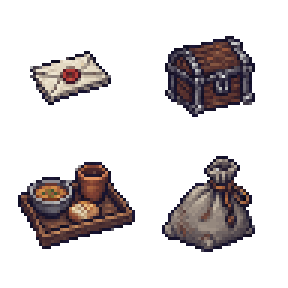
#> input picture tools/podroznicy/raw/rekwizyty_a.png, 96 x 96 px (shown 3 times larger)
$ python rekwizyty.py
#> lines starting #> are read from the running program, lines starting #| are printed output that depends on the picture; after the words box and inside, x2 and y2 are one past the last pixel; in counts of white or black regions, pixels touching at a corner belong together
### tools/npc/build_npc.py
# Builds the game sheets of one NPC from a PixelLab character (pro, 64x64, 8 directions, low top-down, made in the hero's
# style) and its "walking-8-frames" animation - the same template the hero's Hero_Walk.png was made from.
#
#   python tools/npc/build_npc.py --key Dziadek --id <pixellab character id> [options]
#
# Writes
#   img/characters/$Npc_<Key>.png       RPG Maker MZ single-character sheet: 3 x 4 cells of 64x64 (192x256).
#                                       Rows down, left, right, up; columns walk step A, STANDING, walk step B (MZ plays 0,1,2,1).
#   img/characters/Npc_<Key>_Walk8.png  the Hero_Walk.png layout: 8 rows (S, SW, W, NW, N, NE, E, SE) x 9 cells of 64x64,
#                                       column 0 = standing rotation, then the 8 walk frames.
#   docs/postacie/<key>_arkusz.png      both sheets x3 on mid-grey
#   docs/postacie/<key>_z_bohaterem.png the NPC standing beside the hero's standing frame, 4 directions, x3
#   tools/npc/npcs.json                 the entry of this NPC (added or replaced)
#   (--gif PATH: also the walk in all 8 directions, x3, at the hero's pace, as a GIF)
#
# Feet: every direction row is moved up/down as a whole (the walk keeps its own bob) so that the NPC's standing rotation
# stands on the same pixel row as the hero's standing frame of that direction in Hero_Walk.png (S 61, SW 62, W 62, NW 61,
# N 60, NE 61, E 62, SE 62 - measured, not assumed). No resizing: PixelLab's 64 canvas is the hero's scale (only children
# are made smaller, with --scale).
#
# Options
#   --zip PATH            use a downloaded PixelLab zip instead of downloading https://api.pixellab.ai/mcp/characters/<id>/download
#   --state NAME          state folder inside the zip (default: the first / only one)
#   --anim NAME           animation folder name (default: the one whose name contains "walk" and has 8 dirs x 8 frames)
#   --from DIR=ANIM       take direction DIR's walk from another animation of the zip (a re-rolled direction in its own group)
#   --mirror DIR=SRC      DIR (rotation + walk) = horizontal flip of SRC, e.g. --mirror west=east  (repeatable)
#   --mirror-walk DIR=SRC only the walk of DIR is the flip of SRC's walk (keeps DIR's own rotation)
#   --flip-frames DIR=F:G,F:G  single walk frames of DIR replaced by the horizontal flip of frame G of the same walk (a flip
#                         swaps the legs = the opposite phase, so F = G+4 fits a symmetric back/front view), e.g. a bad
#                         north walk frame 5-7: --flip-frames north=5:1,6:2,7:3   (repeatable)
#   --steps A,B           walk frames (0-7) used as the two steps of the $ sheet (default: auto, the widest opposite strides)
#   --name / --desc / --group / --gens   stored in npcs.json (Polish name, description used, animation group id, gens used)
#   --dx N                move every cell N px sideways (default 0; PixelLab centres the figure like the hero's)
#   --scale F             make the figure smaller (a CHILD: PixelLab pro draws every figure on the 64 canvas at the hero's ~60 px
#                         height, children too), e.g. --scale 0.75 (9 years), 0.7 (7), 0.62 (5). Not a resample: whole rows and
#                         columns are taken out (content-aware: those most like their neighbour, spread evenly - the count taken
#                         stays within 2 of the even share at every row - and never two neighbours while anything else fits), so
#                         the 1 px outline, a thin belt or an eye line and the fine pixels stay crisp. The same rows/columns go for
#                         the rotation and all 8 walk frames of a direction (walk frames are first lined up on the standing figure
#                         by their bob), so the details do not flicker. Feet keep their row, column 32 keeps its place; the usual
#                         feet shift to the hero's rows follows. Done after --mirror.
#   --head F              with --scale: the factor for the top third (the head) - a child's head is relatively big, e.g.
#                         --scale 0.75 --head 0.88. Default: the head shrinks like the rest.
#   --recolor A=B,C=D     exact colours (hex RRGGBB) of every rotation and walk frame swapped before anything else, e.g. a dark red
#                         stain the walk template put on a child's trousers: --recolor 230302=301e16,2b0615=34221a (2026-10-22)
#
# Fixing a bad walk direction (seen 2026-10-04 on 12 characters: a south walk turning its back in 2 frames, a shirt or a cloak
# vanishing, a braid flickering): delete just that direction from the group (delete_animation with animation_group_id +
# direction) and queue it again into the same group - 1 generation. If the template keeps losing a detail (braids, towel),
# animate that direction with mode "skeleton-v3" (same template, 2-4 gens): it moves the rotation's own pixels, so the look
# stays; its frames come on a 96 canvas, which to_cell crops around the centre. Check every sheet: tools/npc/lineup.py.
import argparse, io, json, os, sys, tempfile, time, urllib.error, urllib.request, zipfile
from PIL import Image, ImageDraw

GAME = os.path.normpath(os.path.join(os.path.dirname(os.path.abspath(__file__)), "..", ".."))
CHARS = os.path.join(GAME, "img", "characters")
DOCS = os.path.join(GAME, "docs", "postacie")
NPCS_JSON = os.path.join(GAME, "tools", "npc", "npcs.json")
HERO_WALK = os.path.join(CHARS, "Hero_Walk.png")
DIRS = ["south", "south-west", "west", "north-west", "north", "north-east", "east", "south-east"]   # Hero_Walk row order
MZ_ROWS = ["south", "west", "east", "north"]                                                       # $ sheet: down, left, right, up
C = 64
HERO_PIXELLAB_ID = "bf29bbe1-35e0-4a01-b0e8-f8b502b9f196"   # the hero: every NPC is made with style_character_id = this


def log(*a):
    print(*a)
    sys.stdout.flush()


REMOVED = []   # (where, pixels) of every speck clean() took away - printed, so a detached hand or foot would be noticed


# [66 lines left out: functions clean, bottom, to_cell, shift, not called in this run]


def hero_baselines():
    hero = Image.open(HERO_WALK).convert("RGBA")
    return {d: bottom(hero.crop((0, r * C, C, (r + 1) * C))) for r, d in enumerate(DIRS)}, hero


# [84 lines left out: functions load_zip, index_zip, pick_anim, stride, kv, not called in this run]


# --- --scale: shrink a figure by taking out whole rows and columns (see the header) ---

def _diff(frames, i, rows):
    """how much row (rows=True) / column i differs from the one before it, summed over the frames (0 = a duplicate)"""
    t = 0
    for im in frames:
        px = im.load()
        for j in range(C):
            a, b = (px[j, i], px[j, i - 1]) if rows else (px[i, j], px[i - 1, j])
            if a[3] != b[3]:
                t += 1000
            elif a[3]:
                t += abs(a[0] - b[0]) + abs(a[1] - b[1]) + abs(a[2] - b[2])
    return t


def _pick(lo, hi, n, cost, tol=2):
    """n indices in [lo, hi) with the least summed cost, spread evenly: after every index the number taken so far stays
    within `tol` of the even share (so a thin belt or an eye line can dodge, the shrink stays uniform); two neighbours
    only when nothing else fits (DP over (index, taken, last taken))."""
    L = hi - lo
    if n <= 0 or L <= 0:
        return []
    n = min(n, L)
    c = [cost(lo + j) for j in range(L)]
    INF = float("inf")
    # dp[k][d]: least cost with k taken so far, d = the previous index was taken; back[j][k][d] for the path
    dp = {(0, 0): (0.0, None)}
    hist = []
    for j in range(L):
        ideal = (j + 1) * n / L
        nd = {}
        for (k, d), (v, _) in dp.items():
            for take in (0, 1):
                k2 = k + take
                if k2 > n or abs(k2 - ideal) > tol:
                    continue
                v2 = v + (c[j] + (1e7 if d else 0) if take else 0) + 0.01 * abs(k2 - ideal)
                if v2 < nd.get((k2, take), (INF,))[0]:
                    nd[(k2, take)] = (v2, (k, d))
        hist.append(nd)
        dp = nd
    end = min((key for key in dp if key[0] == n), key=lambda key: dp[key][0])
    out, key = [], end
    for j in range(L - 1, -1, -1):
        v, prev = hist[j][key]
        if key[1]:
            out.append(lo + j)
        key = prev
    return sorted(out)


# [17 lines left out: function _bob, not called in this run]


def _drop(im, rows, cols, dy=0, cx=C // 2):
    """im without rows (+dy, the frame's bob) and cols; what is below a dropped row moves nothing (feet stay), column cx stays"""
    src, out = im.load(), Image.new("RGBA", im.size, (0, 0, 0, 0))
    o = out.load()
    R, K = set(r + dy for r in rows), set(cols)
    ymap, sh = {}, 0
    for y in range(C - 1, -1, -1):
        if y in R:
            sh += 1
        else:
            ymap[y] = y + sh
    xmap, sh = {}, 0
    for x in range(cx, C):
        if x in K:
            sh += 1
        else:
            xmap[x] = x - sh
    sh = 0
    for x in range(cx - 1, -1, -1):
        if x in K:
            sh += 1
        else:
            xmap[x] = x + sh
    for y, Y in ymap.items():
        for x, X in xmap.items():
            p = src[x, y]
            if p[3] and 0 <= X < C and 0 <= Y < C:
                o[X, Y] = p
    return out


def shrink(stand, frames, s, head=None):
    """-> (stand, frames, info): the direction made smaller by the factor s (head: the factor of the top third)"""
    bobs = [_bob(stand, f) for f in frames]
    aligned = [shift(f, 0, -d) for f, d in zip(frames, bobs)]
    allf = [stand] + aligned
    x0, y0, x1, y1 = stand.getchannel("A").getbbox()
    H = y1 - y0
    n = round(H * (1 - s))
    rcost = lambda r: _diff(allf, r, True)
    if head is None:
        rows = _pick(y0 + 1, y1, n, rcost)
    else:
        hh = H // 3
        nh = min(n, round(hh * (1 - head)))
        rows = sorted(_pick(y0 + 1, y0 + hh, nh, rcost) + _pick(y0 + hh, y1, n - nh, rcost))
    boxes = [f.getchannel("A").getbbox() for f in allf]
    X0, X1 = min(b[0] for b in boxes if b), max(b[2] for b in boxes if b)
    cols = _pick(X0 + 1, X1, round((X1 - X0) * (1 - s)), lambda c: _diff(allf, c, False))
    return _drop(stand, rows, cols), [_drop(f, rows, cols, d) for f, d in zip(frames, bobs)], \
        {"rows": rows, "cols": cols, "bobs": bobs}


# [191 lines left out: function main, not called in this run]


# [2 lines that do not run on import are left out]

### tools/podroznicy/rekwizyty.py
# -*- coding: utf-8 -*-
"""Rekwizyty podróżnych z promu (docs/PODROZNI.md, etap 3): img/characters/!$Podr_<Nazwa>.png.

python tools/podroznicy/rekwizyty.py            -> sześć arkuszy + stykówka docs/postacie/podr_rekwizyty.png

Format jak !$Lud_Skrzynia.png: 144 x 192 = 3 kolumny x 4 wiersze RÓWNYCH klatek 48 x 48, w każdej klatce ta sama grafika
(przedmiot nie ma stanów ani kierunków); przedmiot przy dolnej krawędzi klatki, wyśrodkowany ('!' = bez przesunięcia 6 px).
- List, Szkatułka, Taca, Bagaż: z jednego obrazu PixelLab Pro Flash 96 x 96 (4 przedmioty w siatce 2 x 2, styl: klatka
  !$Lud_Skrzynia; 5 generacji, 2026-10-29) - raw/rekwizyty_a.png. Szkatułka wyszła wielkości skrzyni: zmniejszona do ok. 70%
  wyjmowaniem całych wierszy i kolumn (tools/npc/build_npc.shrink - kontur zostaje ostry).
- Sznur (cienki sznur z ołowianką zwisający z góry, pion) i Sadza (smuga sadzy na podłodze): rysowane tu kodem, 0 generacji.
Deterministyczne - można uruchamiać wiele razy.
"""
import os, sys
import numpy as np
from PIL import Image, ImageDraw, ImageFilter

HERE = os.path.dirname(os.path.abspath(__file__))
ROOT = os.path.abspath(os.path.join(HERE, "..", ".."))
CHARS = os.path.join(ROOT, "img", "characters")
RAW = os.path.join(HERE, "raw", "rekwizyty_a.png")
sys.path.insert(0, os.path.join(ROOT, "tools", "npc"))
import build_npc   # noqa: E402  (shrink: wyjmowanie wierszy i kolumn)

CW = CH = 48
LINE = (34, 24, 22, 255)


def clean(im, a_min=100, keep=6):
    """alfa 0/255, okruchy (do `keep` px, oddzielone od reszty) usunięte"""
    a = np.array(im.convert("RGBA"))
    a[..., 3] = np.where(a[..., 3] >= a_min, 255, 0)
    op = a[..., 3] > 0
    H, W = op.shape
    seen = np.zeros_like(op)
    for y in range(H):
        for x in range(W):
            if op[y, x] and not seen[y, x]:
                stack, comp = [(y, x)], []
                seen[y, x] = True
                while stack:
                    cy, cx = stack.pop()
                    comp.append((cy, cx))
                    for dy in (-1, 0, 1):
                        for dx in (-1, 0, 1):
                            ny, nx = cy + dy, cx + dx
                            if 0 <= ny < H and 0 <= nx < W and op[ny, nx] and not seen[ny, nx]:
                                seen[ny, nx] = True
                                stack.append((ny, nx))
                if len(comp) <= keep:
                    for cy, cx in comp:
                        a[cy, cx, 3] = 0
    return Image.fromarray(a, "RGBA")


def soften(im, sat=0.95):
    """barwy odrobinę mniej nasycone (PixelLab jest żywszy niż kafle Winlu) - jak build_objects.py paczki C"""
    a = np.array(im).astype(np.float32)
    g = a[..., :3].mean(axis=2, keepdims=True)
    a[..., :3] = np.clip(g + (a[..., :3] - g) * sat, 0, 255)
    return Image.fromarray(a.astype(np.uint8), "RGBA")


def ground_shadow(rx, ry, cy, alpha=70, col=(16, 30, 16)):
    sh = Image.new("RGBA", (CW, CH), (0, 0, 0, 0))
    d = ImageDraw.Draw(sh)
    d.ellipse((CW / 2 - rx, cy - ry, CW / 2 + rx, cy + ry), fill=col + (alpha,))
    return sh.filter(ImageFilter.GaussianBlur(1.2))


def in_cell(obj, shadow=None, bottom=1):
    """przedmiot w klatce 48 x 48: dół-środek na dole-środku klatki (podniesiony o `bottom` px)"""
    obj = obj.crop(obj.getbbox())
    cell = Image.new("RGBA", (CW, CH), (0, 0, 0, 0))
    if shadow:
        rx, ry, al = shadow
        cell.alpha_composite(ground_shadow(rx, ry, CH - bottom - 2, al))
    cell.alpha_composite(obj, ((CW - obj.width) // 2, CH - bottom - obj.height))
    return cell


def quarter(raw, qx, qy):
    q = raw.crop((qx * 48, qy * 48, qx * 48 + 48, qy * 48 + 48))
    return soften(clean(q))


def smaller(obj, s):
    """obiekt zmniejszony wyjmowaniem całych wierszy i kolumn (build_npc.shrink na komórce 64 x 64, dół zostaje)"""
    obj = obj.crop(obj.getbbox())
    c = Image.new("RGBA", (64, 64), (0, 0, 0, 0))
    c.alpha_composite(obj, ((64 - obj.width) // 2, 63 - obj.height))
    st, _, _ = build_npc.shrink(c, [], s)
    return st.crop(st.getbbox())


def sznur():
    """cienki konopny sznur zwisający z góry klatki, na dole ołowianka (pion murarski)"""
    im = Image.new("RGBA", (CW, CH), (0, 0, 0, 0))
    px = im.load()
    x = CW // 2
    CORD, CORD_D, CORD_L = (150, 118, 78, 255), (92, 68, 44, 255), (188, 160, 116, 255)
    for y in range(0, 33):
        px[x, y] = CORD if (y // 3) % 2 == 0 else CORD_L      # (skręt sznura: jaśniejsze i ciemniejsze odcinki)
        px[x + 1, y] = CORD_D
    # węzeł i uszko ołowianki
    for (dx, dy) in ((0, 33), (1, 33), (-1, 34), (0, 34), (1, 34), (2, 34)):
        px[x + dx, dy] = CORD_D
    # ołowianka: odwrócona kropla 6 x 9 px, szary ołów z blikiem z lewej-góry, ciemny kontur
    LEAD = [(60, 62, 70, 255), (96, 98, 108, 255), (138, 142, 152, 255), (186, 190, 198, 255)]
    rows = {35: (0, 1), 36: (-1, 2), 37: (-2, 3), 38: (-2, 3), 39: (-2, 3), 40: (-2, 3), 41: (-1, 2), 42: (0, 1), 43: (0, 1)}
    for y, (a, b) in rows.items():
        for xx in range(a, b + 1):
            edge = xx in (a, b) or y in (35, 43)
            if edge:
                c = LINE
            elif xx <= a + 1 and y <= 38:
                c = LEAD[3] if (xx, y) == (a + 1, 37) else LEAD[2]
            elif xx >= b - 1 or y >= 41:
                c = LEAD[0]
            else:
                c = LEAD[1]
            px[x + xx, y] = c
    px[x, 44] = LINE      # (ostry czubek)
    return im


def sadza():
    """smuga sadzy na podłodze: nieregularna plama, ciemniejszy rdzeń, odciśnięty ślad palców i drobiny wokół"""
    rng = np.random.RandomState(29)
    H, W = CH, CW
    yy, xx = np.mgrid[0:H, 0:W].astype(np.float32)
    cx, cy = 24.0, 39.0
    # smuga: kilka nachodzących elips wzdłuż lekko ukośnej linii (rozmazana ręką)
    m = np.zeros((H, W), np.float32)
    for t, rx, ry in ((-10, 6.5, 3.6), (-4, 8.0, 4.4), (3, 7.5, 4.0), (9, 5.5, 3.2), (13, 3.0, 2.0)):
        ex, ey = cx + t, cy - t * 0.18
        d = ((xx - ex) / rx) ** 2 + ((yy - ey) / ry) ** 2
        m = np.maximum(m, np.clip(1.25 - d, 0, 1))
    noise = rng.rand(H, W).astype(np.float32)
    m = m * (0.65 + 0.35 * noise)
    # ślady palców: trzy cienkie ciemniejsze pasma
    for k in range(3):
        y0 = cy - 2.2 + k * 2.2
        band = np.exp(-((yy - (y0 - (xx - cx) * 0.18)) ** 2) / 0.6) * ((xx > cx - 9) & (xx < cx + 9))
        m = np.maximum(m, band * 0.95 * (m > 0.15))
    # drobiny
    for _ in range(14):
        a = rng.uniform(0, 2 * np.pi)
        r = rng.uniform(9, 16)
        sx, sy = int(cx + np.cos(a) * r), int(cy + np.sin(a) * r * 0.45)
        if 0 <= sx < W and 0 <= sy < H:
            m[sy, sx] = max(m[sy, sx], rng.uniform(0.45, 0.8))
    alpha = np.clip(m * 215, 0, 215)
    alpha = np.where(alpha < 40, 0, alpha)
    rgb = np.zeros((H, W, 3), np.float32)
    shade = 1 - np.clip(m, 0, 1)
    rgb[..., 0] = 20 + 26 * shade
    rgb[..., 1] = 18 + 22 * shade
    rgb[..., 2] = 18 + 20 * shade
    a = np.dstack([rgb, alpha]).astype(np.uint8)
    return Image.fromarray(a, "RGBA")


def sheet(cell, name):
    out = Image.new("RGBA", (CW * 3, CH * 4), (0, 0, 0, 0))
    for r in range(4):
        for c in range(3):
            out.alpha_composite(cell, (c * CW, r * CH))
    out.save(os.path.join(CHARS, name + ".png"))
    return out


def main():
    raw = Image.open(RAW).convert("RGBA")
#> raw is the input picture: PIL image 96x96 RGBA; mean R, G, B, A 22.7, 18.1, 18.6, 61.2
    list_ = quarter(raw, 0, 0)
#> in clean, `op = a[..., 3] > 0`:
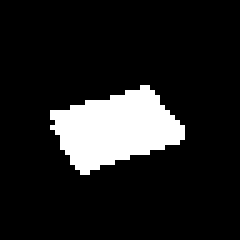
#> op: shape (48, 48) bool (shown 5 times larger); 12.8% white; 1 white region, box (x1, y1, x2, y2) and area: (10, 17, 37, 35) 294
    szk = smaller(quarter(raw, 1, 0), 0.7)
#> in smaller, `c.alpha_composite(obj, ((64 - obj.width) // 2, 63 - obj.height))`:
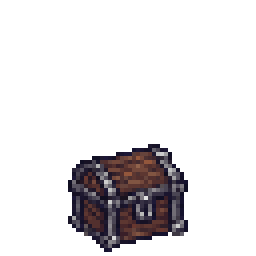
#> c: PIL image 64x64 RGBA (shown 4 times larger); mean R, G, B, A 10.2, 7.9, 9.4, 37.8; transparent parts drawn white
#> in shrink, `bobs = [_bob(stand, f) for f in frames]`: bobs = []
#> in shrink, `allf = [stand] + aligned`: allf = 1 item
#> in shrink, `x0, y0, x1, y1 = stand.getchannel("A").getbbox()`: x0 = 17; y0 = 36; x1 = 47; y1 = 63
#> in shrink, `H = y1 - y0`: H = 27
#> in shrink, `n = round(H * (1 - s))`: n = 8
#> in _pick, `L = hi - lo`: L = 26
#> in _pick, `n = min(n, L)`: n = 8
#> the loop in _diff, `for im in frames:` made 1 pass
#> after the loop in _diff, `for im in frames:`: t = 6387
#> the loop in _diff (call 2), `for im in frames:` made 1 pass
#> in _pick, `c = [cost(lo + j) for j in range(L)]`: c = 26 values, max 11216 at index 22, min 1340 at index 15, mean 4402.8
#> the loop in _pick, `for j in range(L):` made 26 passes
#> ideal on passes 1 to 8: 0.308, 0.615, 0.923, 1.23, 1.54, 1.85, 2.15, 2.46
#> after the loop in _pick, `for j in range(L):`: hist = 26 items
#> in _pick, `end = min((key for key in dp if key[0] == n), key=lambda key: dp[key][..`: end = (8, 1)
#> in _pick, `out, key = [], end`: out = []; key = (8, 1)
#> the loop in _pick, `for j in range(L - 1, -1, -1):` made 26 passes
#> (v, key) on passes 1 to 8: (22908.1, (7, 0)), (19589.1, (7, 0)), (19589.1, (7, 0)), (19589.1, (7, 0)), (19589.1, (7, 1)), (19589.1, (6, 0)), (16759.1, (6, 1)), (16759.1, (5, 0))
#> after the loop in _pick, `for j in range(L - 1, -1, -1):`: out = [62, 57, 55, 53, 51, 46, 44, 41]
#> in shrink, `rows = _pick(y0 + 1, y1, n, rcost)`: rows = [41, 44, 46, 51, 53, 55, 57, 62]
#> in shrink, `boxes = [f.getchannel("A").getbbox() for f in allf]`: boxes = [(17, 36, 47, 63)]
#> in shrink, `X0, X1 = min(b[0] for b in boxes if b), max(b[2] for b in boxes if b)`: X0 = 17; X1 = 47
#> the loop in _pick (call 2), `for j in range(L):` made 29 passes
#> ideal on passes 1 to 8: 0.31, 0.621, 0.931, 1.24, 1.55, 1.86, 2.17, 2.48
#> the loop in _pick (call 2), `for j in range(L - 1, -1, -1):` made 29 passes
#> (v, key) on passes 1 to 8: (18015.1, (9, 1)), (18015.1, (8, 0)), (14872.1, (8, 0)), (14872.1, (8, 0)), (14872.1, (8, 1)), (14872.1, (7, 0)), (13457.1, (7, 1)), (13457.1, (6, 0))
#> in shrink, `cols = _pick(X0 + 1, X1, round((X1 - X0) * (1 - s)), lambda c: _diff(a..`: cols = [20, 22, 24, 31, 33, 35, 39, 41, 45]
#> after the loop in _drop, `for y in range(C - 1, -1, -1):`: sh = 8; ymap = 56 items
#> after the loop in _drop, `for x in range(cx, C):`: sh = 5; xmap = 27 items
#> after the loop in _drop, `for x in range(cx - 1, -1, -1):`: sh = 4; xmap = 55 items
#> the loop in _drop, `for y, Y in ymap.items():` made 56 passes
#> (y, Y) on passes 1 to 8: (63, 63), (61, 62), (60, 61), (59, 60), (58, 59), (56, 58), (54, 57), (52, 56)
#> in smaller, `st, _, _ = build_npc.shrink(c, [], s)`:
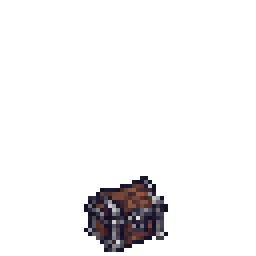
#> st: PIL image 64x64 RGBA (shown 4 times larger); mean R, G, B, A 4.8, 3.9, 4.6, 17.4; transparent parts drawn white
    taca = quarter(raw, 0, 1)
    bagaz = quarter(raw, 1, 1)
    cells = {
        "!$Podr_List": in_cell(list_, shadow=(11, 2, 45), bottom=3),
        "!$Podr_Szkatulka": in_cell(szk, shadow=(10, 2, 70), bottom=2),
        "!$Podr_Sznur": sznur(),
        "!$Podr_Sadza": sadza(),
        "!$Podr_Taca": in_cell(taca, shadow=(15, 3, 60), bottom=2),
        "!$Podr_Bagaz": in_cell(bagaz, shadow=(13, 3, 70), bottom=1),
    }
#> in in_cell, `cell.alpha_composite(obj, ((CW - obj.width) // 2, CH - bottom - obj.he..`:
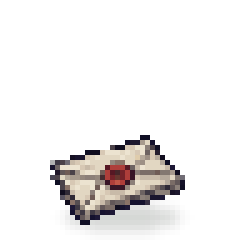
#> cell: PIL image 48x48 RGBA (shown 5 times larger); mean R, G, B, A 19, 17.4, 16.4, 33.8; transparent parts drawn white
#> in sadza, `noise = rng.rand(H, W).astype(np.float32)`:
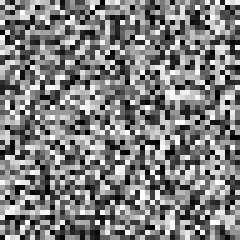
#> noise: shape (48, 48) float32 (shown 5 times larger); min 6.35e-05, max 0.999, mean 0.497
#> the loop in sadza, `for _ in range(14):` made 14 passes
#> (a, r, sx, sy) on passes 1 to 8: (2.03, 11.06, 19, 43), (0.238, 14.7, 38, 40), (5.01, 13.11, 27, 33), (3.51, 11.67, 13, 37), (1.57, 9.75, 24, 43), (4.82, 9.04, 24, 34), (1.64, 10.56, 23, 43), (0.997, 15.83, 32, 44)
#> after the loop in sadza, `for _ in range(14):`:
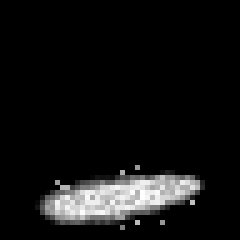
#> m: shape (48, 48) float32 (shown 5 times larger); min 0, max 0.999, mean 0.0702
#> in sadza, `rgb[..., 2] = 18 + 20 * shade`:
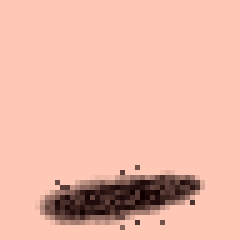
#> rgb: shape (48, 48, 3) float32 (shown 5 times larger); mean of channels 0, 1, 2 44.2, 38.5, 36.6; drawn with min black and max white
    S = 4
    prev = Image.new("RGBA", (len(cells) * (CW * S + 8) + 8, CH * S + 30), (110, 96, 78, 255))   # (deski: ciepłe tło)
    d = ImageDraw.Draw(prev)
    for i, (name, cell) in enumerate(cells.items()):
        sheet(cell, name)
        x = 8 + i * (CW * S + 8)
        prev.alpha_composite(cell.resize((CW * S, CH * S), Image.NEAREST), (x, 22))
        d.rectangle((x, 22, x + CW * S - 1, 22 + CH * S - 1), outline=(80, 70, 56, 255))
        d.text((x + 2, 4), name, fill=(255, 255, 255, 255))
#> this loop made 6 passes
#> (name, x) on passes 1 to 6: ('!$Podr_List', 8), ('!$Podr_Szkatulka', 208), ('!$Podr_Sznur', 408), ('!$Podr_Sadza', 608), ('!$Podr_Taca', 808), ('!$Podr_Bagaz', 1008)
    out = os.path.join(ROOT, "docs", "postacie", "podr_rekwizyty.png")
    prev.convert("RGB").save(out)
    print("zapisano", len(cells), "arkuszy !$Podr_* - stykówka:", out)
#| zapisano 6 arkuszy !$Podr_* - stykówka: docs/postacie/podr_rekwizyty.png


if __name__ == "__main__":
    main()
